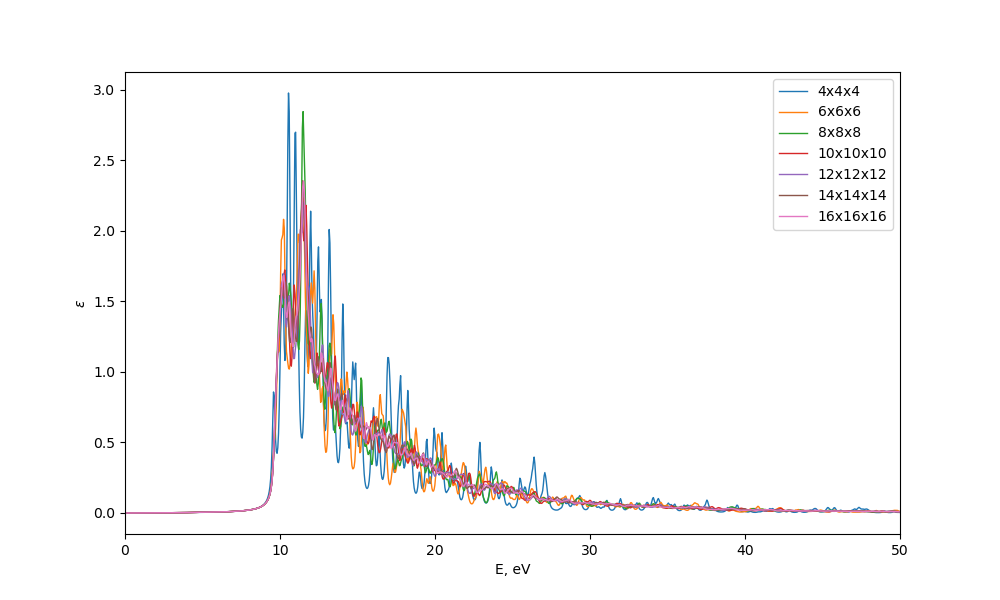

Generate this figure with Python:
import numpy as np
import matplotlib.pyplot as plt
from matplotlib.ticker import MultipleLocator
from lxml import etree

rs = [4, 6, 8, 10, 12, 14, 16]

fig = plt.figure(figsize=(10, 6))
plt.tight_layout()

for r in rs:
    data = np.loadtxt(f"data/{r}/imag.dat", max_rows=2000)
    plt.plot(data[:, 0], data[:, 1], label=f"{r}x{r}x{r}", lw=1)

plt.ylabel(r"$\epsilon$")
plt.xlabel("E, eV")
plt.xlim(0, 50.0)
plt.legend()
plt.yscale("log")
plt.ylim(bottom=0.005)
# plt.axes().xaxis.set_minor_locator(MultipleLocator(5))
plt.savefig("graph_log.png")
plt.show()

fig = plt.figure(figsize=(10, 6))
plt.tight_layout()

for r in rs:
    data = np.loadtxt(f"data/{r}/imag.dat", max_rows=2000)
    plt.plot(data[:, 0], data[:, 1], label=f"{r}x{r}x{r}", lw=1)

plt.ylabel(r"$\epsilon$")
plt.xlabel("E, eV")
plt.xlim(0, 50.0)
plt.legend()
# plt.yscale("log")
# plt.ylim(bottom=0.005)
# plt.axes().xaxis.set_minor_locator(MultipleLocator(5))
plt.savefig("graph.png")
plt.show()

fig = plt.figure(figsize=(10, 6))
plt.tight_layout()

rsn = [12, 16]
for r in rsn:
    data = np.loadtxt(f"data/{r}/imag.dat", max_rows=2000)
    plt.plot(data[:, 0], data[:, 1], label=f"{r}x{r}x{r}", lw=1)

plt.ylabel(r"$\epsilon$")
plt.xlabel("E, eV")
plt.xlim(0, 50.0)
plt.legend()
# plt.yscale("log")
# plt.ylim(bottom=0.005)
# plt.axes().xaxis.set_minor_locator(MultipleLocator(5))
plt.savefig("graph_mod.png")
plt.show()
